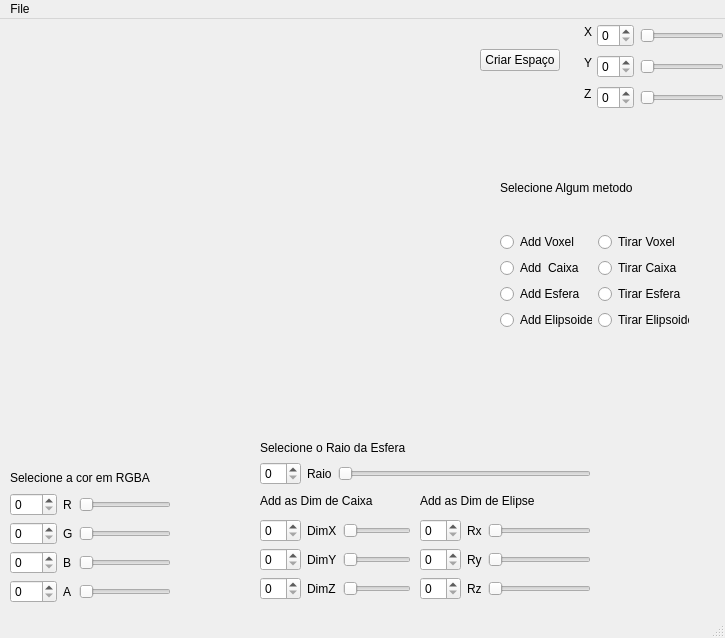
<?xml version="1.0" encoding="UTF-8"?>
<ui version="4.0">
 <class>MainWindow</class>
 <widget class="QMainWindow" name="MainWindow">
  <property name="enabled">
   <bool>true</bool>
  </property>
  <property name="geometry">
   <rect>
    <x>0</x>
    <y>0</y>
    <width>725</width>
    <height>638</height>
   </rect>
  </property>
  <property name="windowTitle">
   <string>MainWindow</string>
  </property>
  <widget class="QWidget" name="centralwidget">
   <widget class="Plotter" name="widget" native="true">
    <property name="geometry">
     <rect>
      <x>30</x>
      <y>10</y>
      <width>441</width>
      <height>371</height>
     </rect>
    </property>
   </widget>
   <widget class="QPushButton" name="pushButtonCriaCanvas">
    <property name="geometry">
     <rect>
      <x>480</x>
      <y>30</y>
      <width>80</width>
      <height>22</height>
     </rect>
    </property>
    <property name="text">
     <string>Criar Espaço</string>
    </property>
   </widget>
   <widget class="Color" name="widget_2" native="true">
    <property name="enabled">
     <bool>true</bool>
    </property>
    <property name="geometry">
     <rect>
      <x>180</x>
      <y>520</y>
      <width>61</width>
      <height>61</height>
     </rect>
    </property>
   </widget>
   <widget class="QWidget" name="layoutWidget">
    <property name="geometry">
     <rect>
      <x>10</x>
      <y>450</y>
      <width>161</width>
      <height>134</height>
     </rect>
    </property>
    <layout class="QVBoxLayout" name="verticalLayout">
     <item>
      <widget class="QLabel" name="label">
       <property name="text">
        <string>Selecione a cor em RGBA</string>
       </property>
      </widget>
     </item>
     <item>
      <layout class="QGridLayout" name="gridLayout">
       <item row="1" column="2">
        <widget class="QSlider" name="horizontalSliderGreen">
         <property name="minimum">
          <number>1</number>
         </property>
         <property name="maximum">
          <number>254</number>
         </property>
         <property name="orientation">
          <enum>Qt::Horizontal</enum>
         </property>
        </widget>
       </item>
       <item row="2" column="1">
        <widget class="QLabel" name="Azul">
         <property name="text">
          <string>B</string>
         </property>
        </widget>
       </item>
       <item row="1" column="1">
        <widget class="QLabel" name="Verde">
         <property name="text">
          <string>G</string>
         </property>
        </widget>
       </item>
       <item row="1" column="0">
        <widget class="QSpinBox" name="spinBoxG">
         <property name="maximum">
          <number>255</number>
         </property>
        </widget>
       </item>
       <item row="2" column="2">
        <widget class="QSlider" name="horizontalSliderBlue">
         <property name="minimum">
          <number>1</number>
         </property>
         <property name="maximum">
          <number>254</number>
         </property>
         <property name="orientation">
          <enum>Qt::Horizontal</enum>
         </property>
        </widget>
       </item>
       <item row="3" column="0">
        <widget class="QSpinBox" name="spinBoxA">
         <property name="maximum">
          <number>255</number>
         </property>
        </widget>
       </item>
       <item row="0" column="1">
        <widget class="QLabel" name="Vermelho">
         <property name="text">
          <string>R</string>
         </property>
        </widget>
       </item>
       <item row="0" column="0">
        <widget class="QSpinBox" name="spinBoxR">
         <property name="maximum">
          <number>255</number>
         </property>
        </widget>
       </item>
       <item row="0" column="2">
        <widget class="QSlider" name="horizontalSliderRed">
         <property name="minimum">
          <number>1</number>
         </property>
         <property name="maximum">
          <number>254</number>
         </property>
         <property name="orientation">
          <enum>Qt::Horizontal</enum>
         </property>
        </widget>
       </item>
       <item row="3" column="1">
        <widget class="QLabel" name="Alfa">
         <property name="text">
          <string>A</string>
         </property>
        </widget>
       </item>
       <item row="3" column="2">
        <widget class="QSlider" name="horizontalSliderAlfa">
         <property name="minimum">
          <number>1</number>
         </property>
         <property name="maximum">
          <number>254</number>
         </property>
         <property name="orientation">
          <enum>Qt::Horizontal</enum>
         </property>
        </widget>
       </item>
       <item row="2" column="0">
        <widget class="QSpinBox" name="spinBoxB">
         <property name="maximum">
          <number>255</number>
         </property>
        </widget>
       </item>
      </layout>
     </item>
    </layout>
   </widget>
   <widget class="QLabel" name="YGeral">
    <property name="geometry">
     <rect>
      <x>584</x>
      <y>36</y>
      <width>16</width>
      <height>16</height>
     </rect>
    </property>
    <property name="text">
     <string>Y</string>
    </property>
   </widget>
   <widget class="QSlider" name="horizontalSliderZCanvas">
    <property name="geometry">
     <rect>
      <x>640</x>
      <y>71</y>
      <width>84</width>
      <height>16</height>
     </rect>
    </property>
    <property name="orientation">
     <enum>Qt::Horizontal</enum>
    </property>
   </widget>
   <widget class="QSpinBox" name="spinBoxXCanvas">
    <property name="geometry">
     <rect>
      <x>597</x>
      <y>5</y>
      <width>37</width>
      <height>23</height>
     </rect>
    </property>
   </widget>
   <widget class="QSpinBox" name="spinBoxYCanvas">
    <property name="geometry">
     <rect>
      <x>597</x>
      <y>36</y>
      <width>37</width>
      <height>23</height>
     </rect>
    </property>
   </widget>
   <widget class="QLabel" name="ZGeral">
    <property name="geometry">
     <rect>
      <x>584</x>
      <y>67</y>
      <width>16</width>
      <height>16</height>
     </rect>
    </property>
    <property name="text">
     <string>Z</string>
    </property>
   </widget>
   <widget class="QSpinBox" name="spinBoxZCanvas">
    <property name="geometry">
     <rect>
      <x>597</x>
      <y>67</y>
      <width>37</width>
      <height>23</height>
     </rect>
    </property>
   </widget>
   <widget class="QSlider" name="horizontalSliderXCanvas">
    <property name="geometry">
     <rect>
      <x>640</x>
      <y>9</y>
      <width>84</width>
      <height>16</height>
     </rect>
    </property>
    <property name="orientation">
     <enum>Qt::Horizontal</enum>
    </property>
   </widget>
   <widget class="QLabel" name="XGeral">
    <property name="geometry">
     <rect>
      <x>584</x>
      <y>5</y>
      <width>16</width>
      <height>16</height>
     </rect>
    </property>
    <property name="text">
     <string>X</string>
    </property>
   </widget>
   <widget class="QSlider" name="horizontalSliderYCanvas">
    <property name="geometry">
     <rect>
      <x>640</x>
      <y>40</y>
      <width>84</width>
      <height>16</height>
     </rect>
    </property>
    <property name="orientation">
     <enum>Qt::Horizontal</enum>
    </property>
   </widget>
   <widget class="QWidget" name="layoutWidget">
    <property name="enabled">
     <bool>true</bool>
    </property>
    <property name="geometry">
     <rect>
      <x>260</x>
      <y>470</y>
      <width>151</width>
      <height>111</height>
     </rect>
    </property>
    <layout class="QVBoxLayout" name="verticalLayout_2">
     <item>
      <layout class="QGridLayout" name="gridLayout_2">
       <item row="4" column="2">
        <widget class="QSlider" name="horizontalSliderDimZ">
         <property name="enabled">
          <bool>true</bool>
         </property>
         <property name="orientation">
          <enum>Qt::Horizontal</enum>
         </property>
        </widget>
       </item>
       <item row="2" column="2">
        <widget class="QSlider" name="horizontalSliderDimX">
         <property name="enabled">
          <bool>true</bool>
         </property>
         <property name="orientation">
          <enum>Qt::Horizontal</enum>
         </property>
        </widget>
       </item>
       <item row="3" column="2">
        <widget class="QSlider" name="horizontalSliderDimY">
         <property name="enabled">
          <bool>true</bool>
         </property>
         <property name="orientation">
          <enum>Qt::Horizontal</enum>
         </property>
        </widget>
       </item>
       <item row="4" column="0">
        <widget class="QSpinBox" name="spinBoxDimZ">
         <property name="enabled">
          <bool>true</bool>
         </property>
        </widget>
       </item>
       <item row="3" column="0">
        <widget class="QSpinBox" name="spinBoxDimY">
         <property name="enabled">
          <bool>true</bool>
         </property>
        </widget>
       </item>
       <item row="2" column="0">
        <widget class="QSpinBox" name="spinBoxDimX">
         <property name="enabled">
          <bool>true</bool>
         </property>
        </widget>
       </item>
       <item row="4" column="1">
        <widget class="QLabel" name="DimZ">
         <property name="enabled">
          <bool>true</bool>
         </property>
         <property name="text">
          <string>DimZ</string>
         </property>
        </widget>
       </item>
       <item row="3" column="1">
        <widget class="QLabel" name="DimY">
         <property name="enabled">
          <bool>true</bool>
         </property>
         <property name="text">
          <string>DimY</string>
         </property>
        </widget>
       </item>
       <item row="2" column="1">
        <widget class="QLabel" name="DimX">
         <property name="enabled">
          <bool>true</bool>
         </property>
         <property name="text">
          <string>DimX</string>
         </property>
        </widget>
       </item>
       <item row="1" column="0" colspan="3">
        <widget class="QLabel" name="labelBox">
         <property name="enabled">
          <bool>true</bool>
         </property>
         <property name="text">
          <string>Add as Dim de Caixa</string>
         </property>
        </widget>
       </item>
      </layout>
     </item>
    </layout>
   </widget>
   <widget class="QWidget" name="">
    <property name="enabled">
     <bool>true</bool>
    </property>
    <property name="geometry">
     <rect>
      <x>260</x>
      <y>420</y>
      <width>331</width>
      <height>46</height>
     </rect>
    </property>
    <layout class="QVBoxLayout" name="verticalLayout_5">
     <item>
      <widget class="QLabel" name="labelSphere">
       <property name="enabled">
        <bool>true</bool>
       </property>
       <property name="text">
        <string>Selecione o Raio da Esfera</string>
       </property>
      </widget>
     </item>
     <item>
      <layout class="QGridLayout" name="gridLayout_4">
       <item row="0" column="0">
        <widget class="QSpinBox" name="spinBoxRaio">
         <property name="enabled">
          <bool>true</bool>
         </property>
        </widget>
       </item>
       <item row="0" column="2">
        <widget class="QSlider" name="horizontalSliderRaio">
         <property name="enabled">
          <bool>true</bool>
         </property>
         <property name="orientation">
          <enum>Qt::Horizontal</enum>
         </property>
        </widget>
       </item>
       <item row="0" column="1">
        <widget class="QLabel" name="Raio">
         <property name="enabled">
          <bool>true</bool>
         </property>
         <property name="text">
          <string>Raio</string>
         </property>
        </widget>
       </item>
      </layout>
     </item>
    </layout>
   </widget>
   <widget class="QWidget" name="">
    <property name="enabled">
     <bool>true</bool>
    </property>
    <property name="geometry">
     <rect>
      <x>420</x>
      <y>470</y>
      <width>171</width>
      <height>111</height>
     </rect>
    </property>
    <layout class="QVBoxLayout" name="verticalLayout_4">
     <item>
      <widget class="QLabel" name="labelEllipsoid">
       <property name="enabled">
        <bool>true</bool>
       </property>
       <property name="text">
        <string>Add as Dim de Elipse</string>
       </property>
      </widget>
     </item>
     <item>
      <layout class="QGridLayout" name="gridLayout_3">
       <item row="0" column="0">
        <widget class="QSpinBox" name="spinBoxRx">
         <property name="enabled">
          <bool>true</bool>
         </property>
        </widget>
       </item>
       <item row="0" column="1">
        <widget class="QLabel" name="Rx">
         <property name="enabled">
          <bool>true</bool>
         </property>
         <property name="text">
          <string>Rx</string>
         </property>
        </widget>
       </item>
       <item row="0" column="2">
        <widget class="QSlider" name="horizontalSliderRx">
         <property name="enabled">
          <bool>true</bool>
         </property>
         <property name="orientation">
          <enum>Qt::Horizontal</enum>
         </property>
        </widget>
       </item>
       <item row="1" column="0">
        <widget class="QSpinBox" name="spinBoxRy">
         <property name="enabled">
          <bool>true</bool>
         </property>
        </widget>
       </item>
       <item row="1" column="1">
        <widget class="QLabel" name="Ry">
         <property name="enabled">
          <bool>true</bool>
         </property>
         <property name="text">
          <string>Ry</string>
         </property>
        </widget>
       </item>
       <item row="1" column="2">
        <widget class="QSlider" name="horizontalSliderRy">
         <property name="enabled">
          <bool>true</bool>
         </property>
         <property name="orientation">
          <enum>Qt::Horizontal</enum>
         </property>
        </widget>
       </item>
       <item row="2" column="0">
        <widget class="QSpinBox" name="spinBoxRz">
         <property name="enabled">
          <bool>true</bool>
         </property>
        </widget>
       </item>
       <item row="2" column="1">
        <widget class="QLabel" name="Rz">
         <property name="enabled">
          <bool>true</bool>
         </property>
         <property name="text">
          <string>Rz</string>
         </property>
        </widget>
       </item>
       <item row="2" column="2">
        <widget class="QSlider" name="horizontalSliderRz">
         <property name="enabled">
          <bool>true</bool>
         </property>
         <property name="orientation">
          <enum>Qt::Horizontal</enum>
         </property>
        </widget>
       </item>
      </layout>
     </item>
    </layout>
   </widget>
   <widget class="QWidget" name="verticalLayoutWidget_2">
    <property name="geometry">
     <rect>
      <x>500</x>
      <y>130</y>
      <width>189</width>
      <height>181</height>
     </rect>
    </property>
    <layout class="QVBoxLayout" name="verticalLayout_6">
     <item>
      <widget class="QLabel" name="label_2">
       <property name="text">
        <string>Selecione Algum metodo</string>
       </property>
      </widget>
     </item>
     <item>
      <layout class="QVBoxLayout" name="verticalLayout_3">
       <item>
        <layout class="QHBoxLayout" name="horizontalLayout">
         <item>
          <widget class="QRadioButton" name="radioButtonPutVoxel">
           <property name="text">
            <string>Add Voxel</string>
           </property>
          </widget>
         </item>
         <item>
          <widget class="QRadioButton" name="radioButtonCutVoxel">
           <property name="text">
            <string>Tirar Voxel</string>
           </property>
          </widget>
         </item>
        </layout>
       </item>
      </layout>
     </item>
     <item>
      <layout class="QHBoxLayout" name="horizontalLayout_2">
       <item>
        <widget class="QRadioButton" name="radioButtonPutBox">
         <property name="text">
          <string>Add  Caixa</string>
         </property>
        </widget>
       </item>
       <item>
        <widget class="QRadioButton" name="radioButtonCutBox">
         <property name="text">
          <string>Tirar Caixa</string>
         </property>
        </widget>
       </item>
      </layout>
     </item>
     <item>
      <layout class="QHBoxLayout" name="horizontalLayout_3">
       <item>
        <widget class="QRadioButton" name="radioButtonPutSphere">
         <property name="text">
          <string>Add Esfera</string>
         </property>
        </widget>
       </item>
       <item>
        <widget class="QRadioButton" name="radioButtonCutSphere">
         <property name="text">
          <string>Tirar Esfera</string>
         </property>
        </widget>
       </item>
      </layout>
     </item>
     <item>
      <layout class="QHBoxLayout" name="horizontalLayout_4">
       <item>
        <widget class="QRadioButton" name="radioButtonPutEllipsoid">
         <property name="text">
          <string>Add Elipsoide</string>
         </property>
        </widget>
       </item>
       <item>
        <widget class="QRadioButton" name="radioButtonCutEllipsoid">
         <property name="text">
          <string>Tirar Elipsoide</string>
         </property>
        </widget>
       </item>
      </layout>
     </item>
    </layout>
   </widget>
  </widget>
  <widget class="QMenuBar" name="menubar">
   <property name="geometry">
    <rect>
     <x>0</x>
     <y>0</y>
     <width>725</width>
     <height>20</height>
    </rect>
   </property>
   <widget class="QMenu" name="menuFile">
    <property name="title">
     <string>File</string>
    </property>
    <addaction name="actionSave"/>
    <addaction name="actionQuit"/>
   </widget>
   <addaction name="menuFile"/>
  </widget>
  <widget class="QStatusBar" name="statusbar"/>
  <action name="actionQuit">
   <property name="text">
    <string>Quit</string>
   </property>
  </action>
  <action name="actionSave">
   <property name="text">
    <string>Save</string>
   </property>
  </action>
 </widget>
 <customwidgets>
  <customwidget>
   <class>Plotter</class>
   <extends>QWidget</extends>
   <header>plotter.h</header>
   <container>1</container>
  </customwidget>
  <customwidget>
   <class>Color</class>
   <extends>QWidget</extends>
   <header>color.h</header>
   <container>1</container>
   <slots>
    <slot>set_r(int)</slot>
    <slot>set_g(int)</slot>
    <slot>set_b(int)</slot>
   </slots>
  </customwidget>
 </customwidgets>
 <resources/>
 <connections>
  <connection>
   <sender>spinBoxRaio</sender>
   <signal>valueChanged(int)</signal>
   <receiver>horizontalSliderRaio</receiver>
   <slot>setValue(int)</slot>
   <hints>
    <hint type="sourcelabel">
     <x>281</x>
     <y>483</y>
    </hint>
    <hint type="destinationlabel">
     <x>490</x>
     <y>479</y>
    </hint>
   </hints>
  </connection>
  <connection>
   <sender>horizontalSliderRaio</sender>
   <signal>valueChanged(int)</signal>
   <receiver>spinBoxRaio</receiver>
   <slot>setValue(int)</slot>
   <hints>
    <hint type="sourcelabel">
     <x>490</x>
     <y>479</y>
    </hint>
    <hint type="destinationlabel">
     <x>289</x>
     <y>483</y>
    </hint>
   </hints>
  </connection>
  <connection>
   <sender>spinBoxRx</sender>
   <signal>valueChanged(int)</signal>
   <receiver>horizontalSliderRx</receiver>
   <slot>setValue(int)</slot>
   <hints>
    <hint type="sourcelabel">
     <x>437</x>
     <y>540</y>
    </hint>
    <hint type="destinationlabel">
     <x>588</x>
     <y>536</y>
    </hint>
   </hints>
  </connection>
  <connection>
   <sender>horizontalSliderRx</sender>
   <signal>valueChanged(int)</signal>
   <receiver>spinBoxRx</receiver>
   <slot>setValue(int)</slot>
   <hints>
    <hint type="sourcelabel">
     <x>588</x>
     <y>536</y>
    </hint>
    <hint type="destinationlabel">
     <x>454</x>
     <y>540</y>
    </hint>
   </hints>
  </connection>
  <connection>
   <sender>spinBoxRy</sender>
   <signal>valueChanged(int)</signal>
   <receiver>horizontalSliderRy</receiver>
   <slot>setValue(int)</slot>
   <hints>
    <hint type="sourcelabel">
     <x>442</x>
     <y>569</y>
    </hint>
    <hint type="destinationlabel">
     <x>588</x>
     <y>565</y>
    </hint>
   </hints>
  </connection>
  <connection>
   <sender>horizontalSliderRy</sender>
   <signal>valueChanged(int)</signal>
   <receiver>spinBoxRy</receiver>
   <slot>setValue(int)</slot>
   <hints>
    <hint type="sourcelabel">
     <x>588</x>
     <y>565</y>
    </hint>
    <hint type="destinationlabel">
     <x>448</x>
     <y>569</y>
    </hint>
   </hints>
  </connection>
  <connection>
   <sender>spinBoxRz</sender>
   <signal>valueChanged(int)</signal>
   <receiver>horizontalSliderRz</receiver>
   <slot>setValue(int)</slot>
   <hints>
    <hint type="sourcelabel">
     <x>441</x>
     <y>598</y>
    </hint>
    <hint type="destinationlabel">
     <x>588</x>
     <y>594</y>
    </hint>
   </hints>
  </connection>
  <connection>
   <sender>horizontalSliderRz</sender>
   <signal>valueChanged(int)</signal>
   <receiver>spinBoxRz</receiver>
   <slot>setValue(int)</slot>
   <hints>
    <hint type="sourcelabel">
     <x>588</x>
     <y>594</y>
    </hint>
    <hint type="destinationlabel">
     <x>438</x>
     <y>598</y>
    </hint>
   </hints>
  </connection>
  <connection>
   <sender>spinBoxDimX</sender>
   <signal>valueChanged(int)</signal>
   <receiver>horizontalSliderDimX</receiver>
   <slot>setValue(int)</slot>
   <hints>
    <hint type="sourcelabel">
     <x>279</x>
     <y>540</y>
    </hint>
    <hint type="destinationlabel">
     <x>408</x>
     <y>536</y>
    </hint>
   </hints>
  </connection>
  <connection>
   <sender>horizontalSliderDimX</sender>
   <signal>valueChanged(int)</signal>
   <receiver>spinBoxDimX</receiver>
   <slot>setValue(int)</slot>
   <hints>
    <hint type="sourcelabel">
     <x>408</x>
     <y>536</y>
    </hint>
    <hint type="destinationlabel">
     <x>296</x>
     <y>540</y>
    </hint>
   </hints>
  </connection>
  <connection>
   <sender>spinBoxDimY</sender>
   <signal>valueChanged(int)</signal>
   <receiver>horizontalSliderDimY</receiver>
   <slot>setValue(int)</slot>
   <hints>
    <hint type="sourcelabel">
     <x>278</x>
     <y>569</y>
    </hint>
    <hint type="destinationlabel">
     <x>408</x>
     <y>565</y>
    </hint>
   </hints>
  </connection>
  <connection>
   <sender>horizontalSliderDimY</sender>
   <signal>valueChanged(int)</signal>
   <receiver>spinBoxDimY</receiver>
   <slot>setValue(int)</slot>
   <hints>
    <hint type="sourcelabel">
     <x>408</x>
     <y>565</y>
    </hint>
    <hint type="destinationlabel">
     <x>276</x>
     <y>569</y>
    </hint>
   </hints>
  </connection>
  <connection>
   <sender>spinBoxDimZ</sender>
   <signal>valueChanged(int)</signal>
   <receiver>horizontalSliderDimZ</receiver>
   <slot>setValue(int)</slot>
   <hints>
    <hint type="sourcelabel">
     <x>284</x>
     <y>598</y>
    </hint>
    <hint type="destinationlabel">
     <x>408</x>
     <y>594</y>
    </hint>
   </hints>
  </connection>
  <connection>
   <sender>horizontalSliderDimZ</sender>
   <signal>valueChanged(int)</signal>
   <receiver>spinBoxDimZ</receiver>
   <slot>setValue(int)</slot>
   <hints>
    <hint type="sourcelabel">
     <x>408</x>
     <y>594</y>
    </hint>
    <hint type="destinationlabel">
     <x>280</x>
     <y>598</y>
    </hint>
   </hints>
  </connection>
  <connection>
   <sender>spinBoxR</sender>
   <signal>valueChanged(int)</signal>
   <receiver>horizontalSliderRed</receiver>
   <slot>setValue(int)</slot>
   <hints>
    <hint type="sourcelabel">
     <x>34</x>
     <y>514</y>
    </hint>
    <hint type="destinationlabel">
     <x>168</x>
     <y>510</y>
    </hint>
   </hints>
  </connection>
  <connection>
   <sender>horizontalSliderRed</sender>
   <signal>valueChanged(int)</signal>
   <receiver>spinBoxR</receiver>
   <slot>setValue(int)</slot>
   <hints>
    <hint type="sourcelabel">
     <x>168</x>
     <y>510</y>
    </hint>
    <hint type="destinationlabel">
     <x>26</x>
     <y>514</y>
    </hint>
   </hints>
  </connection>
  <connection>
   <sender>spinBoxG</sender>
   <signal>valueChanged(int)</signal>
   <receiver>horizontalSliderGreen</receiver>
   <slot>setValue(int)</slot>
   <hints>
    <hint type="sourcelabel">
     <x>23</x>
     <y>543</y>
    </hint>
    <hint type="destinationlabel">
     <x>168</x>
     <y>539</y>
    </hint>
   </hints>
  </connection>
  <connection>
   <sender>horizontalSliderGreen</sender>
   <signal>valueChanged(int)</signal>
   <receiver>spinBoxG</receiver>
   <slot>setValue(int)</slot>
   <hints>
    <hint type="sourcelabel">
     <x>168</x>
     <y>539</y>
    </hint>
    <hint type="destinationlabel">
     <x>43</x>
     <y>543</y>
    </hint>
   </hints>
  </connection>
  <connection>
   <sender>spinBoxB</sender>
   <signal>valueChanged(int)</signal>
   <receiver>horizontalSliderBlue</receiver>
   <slot>setValue(int)</slot>
   <hints>
    <hint type="sourcelabel">
     <x>34</x>
     <y>572</y>
    </hint>
    <hint type="destinationlabel">
     <x>168</x>
     <y>568</y>
    </hint>
   </hints>
  </connection>
  <connection>
   <sender>horizontalSliderBlue</sender>
   <signal>valueChanged(int)</signal>
   <receiver>spinBoxB</receiver>
   <slot>setValue(int)</slot>
   <hints>
    <hint type="sourcelabel">
     <x>168</x>
     <y>568</y>
    </hint>
    <hint type="destinationlabel">
     <x>34</x>
     <y>572</y>
    </hint>
   </hints>
  </connection>
  <connection>
   <sender>spinBoxA</sender>
   <signal>valueChanged(int)</signal>
   <receiver>horizontalSliderAlfa</receiver>
   <slot>setValue(int)</slot>
   <hints>
    <hint type="sourcelabel">
     <x>26</x>
     <y>601</y>
    </hint>
    <hint type="destinationlabel">
     <x>168</x>
     <y>597</y>
    </hint>
   </hints>
  </connection>
  <connection>
   <sender>horizontalSliderAlfa</sender>
   <signal>valueChanged(int)</signal>
   <receiver>spinBoxA</receiver>
   <slot>setValue(int)</slot>
   <hints>
    <hint type="sourcelabel">
     <x>168</x>
     <y>597</y>
    </hint>
    <hint type="destinationlabel">
     <x>17</x>
     <y>601</y>
    </hint>
   </hints>
  </connection>
  <connection>
   <sender>spinBoxXCanvas</sender>
   <signal>valueChanged(int)</signal>
   <receiver>horizontalSliderXCanvas</receiver>
   <slot>setValue(int)</slot>
   <hints>
    <hint type="sourcelabel">
     <x>631</x>
     <y>45</y>
    </hint>
    <hint type="destinationlabel">
     <x>723</x>
     <y>41</y>
    </hint>
   </hints>
  </connection>
  <connection>
   <sender>horizontalSliderXCanvas</sender>
   <signal>valueChanged(int)</signal>
   <receiver>spinBoxXCanvas</receiver>
   <slot>setValue(int)</slot>
   <hints>
    <hint type="sourcelabel">
     <x>710</x>
     <y>41</y>
    </hint>
    <hint type="destinationlabel">
     <x>631</x>
     <y>45</y>
    </hint>
   </hints>
  </connection>
  <connection>
   <sender>spinBoxYCanvas</sender>
   <signal>valueChanged(int)</signal>
   <receiver>horizontalSliderYCanvas</receiver>
   <slot>setValue(int)</slot>
   <hints>
    <hint type="sourcelabel">
     <x>631</x>
     <y>76</y>
    </hint>
    <hint type="destinationlabel">
     <x>723</x>
     <y>72</y>
    </hint>
   </hints>
  </connection>
  <connection>
   <sender>horizontalSliderYCanvas</sender>
   <signal>valueChanged(int)</signal>
   <receiver>spinBoxYCanvas</receiver>
   <slot>setValue(int)</slot>
   <hints>
    <hint type="sourcelabel">
     <x>723</x>
     <y>72</y>
    </hint>
    <hint type="destinationlabel">
     <x>631</x>
     <y>76</y>
    </hint>
   </hints>
  </connection>
  <connection>
   <sender>spinBoxZCanvas</sender>
   <signal>valueChanged(int)</signal>
   <receiver>horizontalSliderZCanvas</receiver>
   <slot>setValue(int)</slot>
   <hints>
    <hint type="sourcelabel">
     <x>617</x>
     <y>107</y>
    </hint>
    <hint type="destinationlabel">
     <x>723</x>
     <y>103</y>
    </hint>
   </hints>
  </connection>
  <connection>
   <sender>horizontalSliderZCanvas</sender>
   <signal>valueChanged(int)</signal>
   <receiver>spinBoxZCanvas</receiver>
   <slot>setValue(int)</slot>
   <hints>
    <hint type="sourcelabel">
     <x>723</x>
     <y>103</y>
    </hint>
    <hint type="destinationlabel">
     <x>631</x>
     <y>107</y>
    </hint>
   </hints>
  </connection>
  <connection>
   <sender>actionQuit</sender>
   <signal>triggered()</signal>
   <receiver>MainWindow</receiver>
   <slot>sair()</slot>
   <hints>
    <hint type="sourcelabel">
     <x>-1</x>
     <y>-1</y>
    </hint>
    <hint type="destinationlabel">
     <x>362</x>
     <y>318</y>
    </hint>
   </hints>
  </connection>
  <connection>
   <sender>horizontalSliderBlue</sender>
   <signal>sliderMoved(int)</signal>
   <receiver>widget_2</receiver>
   <slot>set_b(int)</slot>
   <hints>
    <hint type="sourcelabel">
     <x>149</x>
     <y>568</y>
    </hint>
    <hint type="destinationlabel">
     <x>240</x>
     <y>600</y>
    </hint>
   </hints>
  </connection>
  <connection>
   <sender>horizontalSliderGreen</sender>
   <signal>sliderMoved(int)</signal>
   <receiver>widget_2</receiver>
   <slot>set_g(int)</slot>
   <hints>
    <hint type="sourcelabel">
     <x>164</x>
     <y>539</y>
    </hint>
    <hint type="destinationlabel">
     <x>240</x>
     <y>600</y>
    </hint>
   </hints>
  </connection>
  <connection>
   <sender>horizontalSliderRed</sender>
   <signal>sliderMoved(int)</signal>
   <receiver>widget_2</receiver>
   <slot>set_r(int)</slot>
   <hints>
    <hint type="sourcelabel">
     <x>157</x>
     <y>510</y>
    </hint>
    <hint type="destinationlabel">
     <x>231</x>
     <y>578</y>
    </hint>
   </hints>
  </connection>
  <connection>
   <sender>spinBoxA</sender>
   <signal>valueChanged(int)</signal>
   <receiver>horizontalSliderAlfa</receiver>
   <slot>setValue(int)</slot>
   <hints>
    <hint type="sourcelabel">
     <x>33</x>
     <y>601</y>
    </hint>
    <hint type="destinationlabel">
     <x>165</x>
     <y>597</y>
    </hint>
   </hints>
  </connection>
 </connections>
 <slots>
  <slot>sair()</slot>
 </slots>
</ui>
